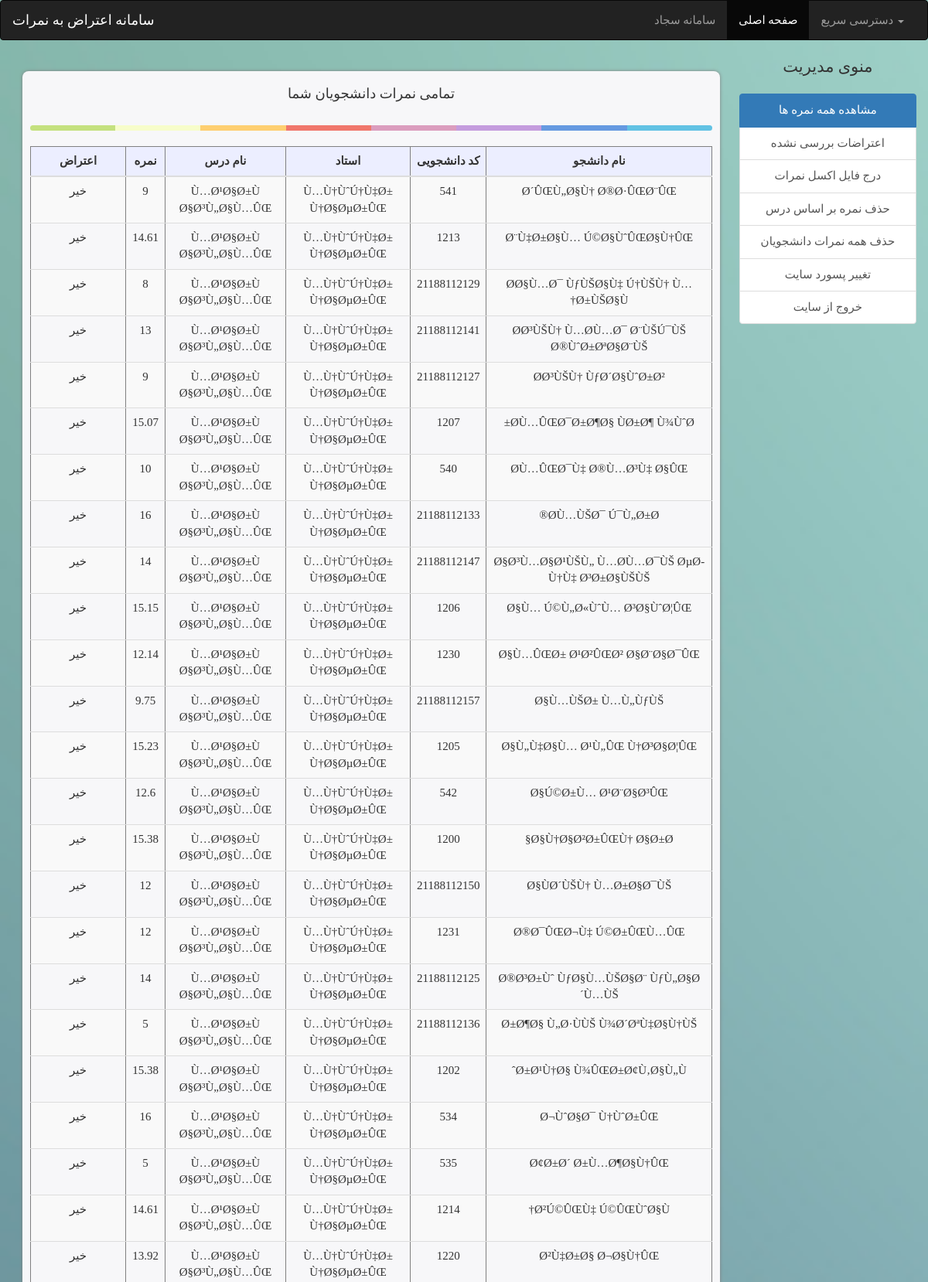
The page /panel/index.php (signed in, upper part) on the database its author committed.
### tables this page shows
CREATE TABLE IF NOT EXISTS `grades` (
  `id` int(11) NOT NULL AUTO_INCREMENT,
  `st_name` varchar(300) NOT NULL,
  `st_code` varchar(150) NOT NULL,
  `st_cmelli` varchar(150) NOT NULL,
  `course` varchar(150) NOT NULL,
  `grade` float NOT NULL,
  `ostad_user_id` int(11) NOT NULL,
  `ostad_name` varchar(200) NOT NULL,
  `eteraz` tinyint(1) NOT NULL DEFAULT '0',
  `st_note` varchar(3500) NOT NULL,
  `ostad_note` varchar(3500) NOT NULL,
  PRIMARY KEY (`id`),
  KEY `ostad_user_id` (`ostad_user_id`),
  KEY `ostad_name` (`ostad_name`)
);

### panel/index.php (the view, shortened to what this page needs)
<!DOCTYPE html PUBLIC "-//W3C//DTD XHTML 1.0 Transitional//EN" "http://www.w3.org/TR/xhtml1/DTD/xhtml1-transitional.dtd">
<html xmlns="http://www.w3.org/1999/xhtml">
<head>
<link rel="stylesheet" href="/bootstrap/css/bootstrap.min.css">
<link rel="stylesheet" href="../style.css">
</head>
<body>
<nav class="navbar navbar-inverse">
  <div class="container-fluid">
    <div class="navbar-header">
      <a class="navbar-brand" href="../" style="color:#FFF">سامانه اعتراض به نمرات</a>
    </div>
    <div class="collapse navbar-collapse" id="bs-example-navbar-collapse-1">
      <ul class="nav navbar-nav navbar-right">
        <li><a href="https://edu.uast.ac.ir/">سامانه سجاد</a></li>
        <li class="active"><a href="../">صفحه اصلی <span class="sr-only">(current)</span></a></li>
        <li class="dropdown">
          <a href="#" class="dropdown-toggle" data-toggle="dropdown" role="button" aria-haspopup="true" aria-expanded="false">دسترسی سریع <span class="caret"></span></a>
        </li>
      </ul>
    </div>
  </div>
</nav>
<div class="wrapper">
			<?php
			if(isset($_SESSION['ostad']) && $_SESSION['ostad'] == true){
				?>
                <div class="menur">
            <div class="col-md-2" dir="rtl"  align="center">
                <p class="lead" style="font-family:Tahoma" align="center" >منوی مدیریت</p>
                <div class="list-group"  >
                    <a href="../panel/" class="list-group-item active">مشاهده همه نمره ها</a>
                    <a href="../panel/re-mark_requests.php" class="list-group-item">اعتراضات بررسی نشده</a>
                    <a href="../panel/import.php" class="list-group-item">درج فایل اکسل نمرات</a>
                     <a href="../panel/delete_course_by_name.php" class="list-group-item ">حذف نمره بر اساس درس</a>
                                     <a href="../panel/delete_all.php" class="list-group-item">حذف همه نمرات دانشجویان</a>
              <a href="../panel/change-pwd.php" class="list-group-item">تغییر پسورد سایت</a>       <a href="../panel/sign_out.php" class="list-group-item">خروج از سایت</a>
                </div>
            </div></div> <div class="menul" >
         <?php       }   ?>
<div id="lcontainer"  align="center" style="width:94%; min-height:400px;  float:none;" >
			<?php
		if(isset($_SESSION['ostad']) && $_SESSION['ostad'] == true){
			?>
  <?php
			$result=mysql_query("SELECT * FROM grades where ostad_user_id=".$_SESSION['ostad_id']." ORDER BY course, st_name");
			$num_rows = mysql_num_rows($result);
			if ($num_rows>0){
				echo    '
				<h4 class="form-signin-heading">تمامی نمرات دانشجویان شما</h4>
		<hr class="colorgraph">
				<table border="1"  width="85%" dir="rtl" class="table table-striped">
  <thead class="thead-default">
				          <tr bgcolor="#eceeff">
    <th style="text-align:center;">نام دانشجو</th>
    <th style="text-align:center;">کد دانشجویی</th>
    <th style="text-align:center;">استاد</th>
     <th style="text-align:center;">نام درس</th>
      <th style="text-align:center;">نمره</th>
      <th style="text-align:center;" width="14%">اعتراض</th>
  </tr></thead>
				';
			while($test = mysql_fetch_array($result))
			{   if ($test['eteraz']=="1") echo "<tr align='center' style='background:pink;' class='highlight1' >             ";
		  if ($test['eteraz']=="0") 	echo "<tr align='center'>";
				echo"<td>" .$test['st_name']."</td>";
				echo"<td>" .$test['st_code']."</td>";
				echo"<td>". $test['ostad_name']. "</td>";
				echo"<td>". $test['course']. "</td>";
				echo"<td>". $test['grade']. "</td>";
	 if ($test['eteraz']=="0")  echo "<td width="."'10%'".">    خیر </td>";
				echo "</tr>";
			} } else echo '<div  id="inner"  class="alert alert-success" role="alert" style="width:420px;"  align="center"  >
  <span class="glyphicon glyphicon-share" aria-hidden="true"></span>
  <span class="sr-only">Error:</span> <br><br> هیچ نمره ای برای نمایش در سامانه درج نشده است.در صورت نیاز فایل اکسل خود را برای درج نمرات وارد سامانه کنید </div>';
			}   else { echo '    <div id="inner"  class="alert alert-danger" role="alert" style="width:420px;"  align="center"   >
  <span class="glyphicon glyphicon-exclamation-sign" aria-hidden="true"></span>
  <span class="sr-only"></span><br>
  شما مجوز ورود به این بخش را ندارید
</div>   ';}
			?>
</table>
</div>
  </div></div>
</body>
</html>

### style.css (style rules this page uses)
body { background-image : url('bg.jpg'); background-attachment: fixed; font-family:tahoma; font-size:15px; -webkit-background-size: cover; -moz-background-size: cover; -o-background-size: cover; background-size: cover; }
#lcontainer { position: relative; width: :400px; margin: 0 auto; min-height: :500px; background-color: #F7F7F9; border-radius: 8px; box-shadow: 0px 0px 4px gray; margin-top: 20px; padding: 10px; align:left; }
div.wrapper { position: relative; }
div.menul { float: left; width: 80%; }
div.menur { position: absolute; right: 0; z-index: 999; width: 24%; }
.form-signin-heading { text-align:center; margin-bottom: 30px; }
.colorgraph { height: 7px; border-top: 0; background: #c4e17f; border-radius: 5px; background-image: -webkit-linear-gradient(left, #c4e17f, #c4e17f 12.5%, #f7fdca 12.5%, #f7fdca 25%, #fecf71 25%, #fecf71 37.5%, #f0776c 37.5%, #f0776c 50%, #db9dbe 50%, #db9dbe 62.5%, #c49cde 62.5%, #c49cde 75%, #669ae1 75%, #669ae1 87.5%, #62c2e4 87.5%, #62c2e4); background-image: -moz-linear-gradient(left, #c4e17f, #c4e17f 12.5%, #f7fdca 12.5%, #f7fdca 25%, #fecf71 25%, #fecf71 37.5%, #f0776c 37.5%, #f0776c 50%, #db9dbe 50%, #db9dbe 62.5%, #c49cde 62.5%, #c49cde 75%, #669ae1 75%, #669ae1 87.5%, #62c2e4 87.5%, #62c2e4); background-image: -o-linear-gradient(left, #c4e17f, #c4e17f 12.5%, #f7fdca 12.5%, #f7fdca 25%, #fecf71 25%, #fecf71 37.5%, #f0776c 37.5%, #f0776c 50%, #db9dbe 50%, #db9dbe 62.5%, #c49cde 62.5%, #c49cde 75%, #669ae1 75%, #669ae1 87.5%, #62c2e4 87.5%, #62c2e4); background-image: linear-gradient(to right, #c4e17f, #c4e17f 12.5%, #f7fdca 12.5%, #f7fdca 25%, #fecf71 25%, #fecf71 37.5%, #f0776c 37.5%, #f0776c 50%, #db9dbe 50%, #db9dbe 62.5%, #c49cde 62.5%, #c49cde 75%, #669ae1 75%, #669ae1 87.5%, #62c2e4 87.5%, #62c2e4); }

### rows shown on the page
grades: st_name "Ø´ÛŒÙ„Ø§Ù† Ø®Ø·ÛŒØ¨ÛŒ", st_code "541", ostad_name "Ù…Ù†ÙˆÚ†Ù‡Ø± Ù†Ø§ØµØ±ÛŒ", course "Ù…Ø¹Ø§Ø±Ù Ø§Ø³Ù„Ø§Ù…ÛŒ", grade "9", eteraz "خیر"
grades: st_name "Ø¨Ù‡Ø±Ø§Ù… Ú©Ø§ÙˆÛŒØ§Ù†ÛŒ", st_code "1213", ostad_name "Ù…Ù†ÙˆÚ†Ù‡Ø± Ù†Ø§ØµØ±ÛŒ", course "Ù…Ø¹Ø§Ø±Ù Ø§Ø³Ù„Ø§Ù…ÛŒ", grade "14.61", eteraz "خیر"
grades: st_name "Ø­Ø§Ù…Ø¯ ÙƒÙŠØ§Ù‡ Ú†ÙŠÙ† Ù…Ø±ÙŠØ§Ù†", st_code "21188112129", ostad_name "Ù…Ù†ÙˆÚ†Ù‡Ø± Ù†Ø§ØµØ±ÛŒ", course "Ù…Ø¹Ø§Ø±Ù Ø§Ø³Ù„Ø§Ù…ÛŒ", grade "8", eteraz "خیر"
grades: st_name "Ø­Ø³ÙŠÙ† Ù…Ø­Ù…Ø¯ Ø¨ÙŠÚ¯ÙŠ Ø®ÙˆØ±ØªØ§Ø¨ÙŠ", st_code "21188112141", ostad_name "Ù…Ù†ÙˆÚ†Ù‡Ø± Ù†Ø§ØµØ±ÛŒ", course "Ù…Ø¹Ø§Ø±Ù Ø§Ø³Ù„Ø§Ù…ÛŒ", grade "13", eteraz "خیر"
grades: st_name "Ø­Ø³ÙŠÙ† ÙƒØ´Ø§ÙˆØ±Ø²", st_code "21188112127", ostad_name "Ù…Ù†ÙˆÚ†Ù‡Ø± Ù†Ø§ØµØ±ÛŒ", course "Ù…Ø¹Ø§Ø±Ù Ø§Ø³Ù„Ø§Ù…ÛŒ", grade "9", eteraz "خیر"
grades: st_name "Ø­Ù…ÛŒØ¯Ø±Ø¶Ø§ ÙØ±Ø¶ Ù¾ÙˆØ±", st_code "1207", ostad_name "Ù…Ù†ÙˆÚ†Ù‡Ø± Ù†Ø§ØµØ±ÛŒ", course "Ù…Ø¹Ø§Ø±Ù Ø§Ø³Ù„Ø§Ù…ÛŒ", grade "15.07", eteraz "خیر"
grades: st_name "Ø­Ù…ÛŒØ¯Ù‡ Ø®Ù…Ø³Ù‡ Ø§ÛŒ", st_code "540", ostad_name "Ù…Ù†ÙˆÚ†Ù‡Ø± Ù†Ø§ØµØ±ÛŒ", course "Ù…Ø¹Ø§Ø±Ù Ø§Ø³Ù„Ø§Ù…ÛŒ", grade "10", eteraz "خیر"
grades: st_name "Ø­Ù…ÙŠØ¯ Ú¯Ù„Ø±Ø®", st_code "21188112133", ostad_name "Ù…Ù†ÙˆÚ†Ù‡Ø± Ù†Ø§ØµØ±ÛŒ", course "Ù…Ø¹Ø§Ø±Ù Ø§Ø³Ù„Ø§Ù…ÛŒ", grade "16", eteraz "خیر"
grades: st_name "Ø§Ø³Ù…Ø§Ø¹ÙŠÙ„ Ù…Ø­Ù…Ø¯ÙŠ ØµØ­Ù†Ù‡ Ø³Ø±Ø§ÙŠÙŠ", st_code "21188112147", ostad_name "Ù…Ù†ÙˆÚ†Ù‡Ø± Ù†Ø§ØµØ±ÛŒ", course "Ù…Ø¹Ø§Ø±Ù Ø§Ø³Ù„Ø§Ù…ÛŒ", grade "14", eteraz "خیر"
grades: st_name "Ø§Ù… Ú©Ù„Ø«ÙˆÙ… Ø³Ø§ÙˆØ¦ÛŒ", st_code "1206", ostad_name "Ù…Ù†ÙˆÚ†Ù‡Ø± Ù†Ø§ØµØ±ÛŒ", course "Ù…Ø¹Ø§Ø±Ù Ø§Ø³Ù„Ø§Ù…ÛŒ", grade "15.15", eteraz "خیر"
grades: st_name "Ø§Ù…ÛŒØ± Ø¹Ø²ÛŒØ² Ø§Ø¨Ø§Ø¯ÛŒ", st_code "1230", ostad_name "Ù…Ù†ÙˆÚ†Ù‡Ø± Ù†Ø§ØµØ±ÛŒ", course "Ù…Ø¹Ø§Ø±Ù Ø§Ø³Ù„Ø§Ù…ÛŒ", grade "12.14", eteraz "خیر"
grades: st_name "Ø§Ù…ÙŠØ± Ù…Ù„ÙƒÙŠ", st_code "21188112157", ostad_name "Ù…Ù†ÙˆÚ†Ù‡Ø± Ù†Ø§ØµØ±ÛŒ", course "Ù…Ø¹Ø§Ø±Ù Ø§Ø³Ù„Ø§Ù…ÛŒ", grade "9.75", eteraz "خیر"
grades: st_name "Ø§Ù„Ù‡Ø§Ù… Ø¹Ù„ÛŒ Ù†Ø³Ø§Ø¦ÛŒ", st_code "1205", ostad_name "Ù…Ù†ÙˆÚ†Ù‡Ø± Ù†Ø§ØµØ±ÛŒ", course "Ù…Ø¹Ø§Ø±Ù Ø§Ø³Ù„Ø§Ù…ÛŒ", grade "15.23", eteraz "خیر"
grades: st_name "Ø§Ú©Ø±Ù… Ø¹Ø¨Ø§Ø³ÛŒ", st_code "542", ostad_name "Ù…Ù†ÙˆÚ†Ù‡Ø± Ù†Ø§ØµØ±ÛŒ", course "Ù…Ø¹Ø§Ø±Ù Ø§Ø³Ù„Ø§Ù…ÛŒ", grade "12.6", eteraz "خیر"
grades: st_name "Ø§Ù†Ø§Ø²Ø±ÛŒÙ† Ø§Ø±Ø§", st_code "1200", ostad_name "Ù…Ù†ÙˆÚ†Ù‡Ø± Ù†Ø§ØµØ±ÛŒ", course "Ù…Ø¹Ø§Ø±Ù Ø§Ø³Ù„Ø§Ù…ÛŒ", grade "15.38", eteraz "خیر"
grades: st_name "Ø§ÙØ´ÙŠÙ† Ù…Ø±Ø§Ø¯ÙŠ", st_code "21188112150", ostad_name "Ù…Ù†ÙˆÚ†Ù‡Ø± Ù†Ø§ØµØ±ÛŒ", course "Ù…Ø¹Ø§Ø±Ù Ø§Ø³Ù„Ø§Ù…ÛŒ", grade "12", eteraz "خیر"
grades: st_name "Ø®Ø¯ÛŒØ¬Ù‡ Ú©Ø±ÛŒÙ…ÛŒ", st_code "1231", ostad_name "Ù…Ù†ÙˆÚ†Ù‡Ø± Ù†Ø§ØµØ±ÛŒ", course "Ù…Ø¹Ø§Ø±Ù Ø§Ø³Ù„Ø§Ù…ÛŒ", grade "12", eteraz "خیر"
grades: st_name "Ø®Ø³Ø±Ùˆ ÙƒØ§Ù…ÙŠØ§Ø¨ ÙƒÙ„Ø§Ø´Ù…ÙŠ", st_code "21188112125", ostad_name "Ù…Ù†ÙˆÚ†Ù‡Ø± Ù†Ø§ØµØ±ÛŒ", course "Ù…Ø¹Ø§Ø±Ù Ø§Ø³Ù„Ø§Ù…ÛŒ", grade "14", eteraz "خیر"
grades: st_name "Ø±Ø¶Ø§ Ù„Ø·ÙÙŠ Ù¾Ø´ØªÙ‡Ø§Ù†ÙŠ", st_code "21188112136", ostad_name "Ù…Ù†ÙˆÚ†Ù‡Ø± Ù†Ø§ØµØ±ÛŒ", course "Ù…Ø¹Ø§Ø±Ù Ø§Ø³Ù„Ø§Ù…ÛŒ", grade "5", eteraz "خیر"
grades: st_name "Ø±Ø¹Ù†Ø§ Ù¾ÛŒØ±Ø¢Ù‚Ø§Ù„Ùˆ", st_code "1202", ostad_name "Ù…Ù†ÙˆÚ†Ù‡Ø± Ù†Ø§ØµØ±ÛŒ", course "Ù…Ø¹Ø§Ø±Ù Ø§Ø³Ù„Ø§Ù…ÛŒ", grade "15.38", eteraz "خیر"
grades: st_name "Ø¬ÙˆØ§Ø¯ Ù†ÙˆØ±ÛŒ", st_code "534", ostad_name "Ù…Ù†ÙˆÚ†Ù‡Ø± Ù†Ø§ØµØ±ÛŒ", course "Ù…Ø¹Ø§Ø±Ù Ø§Ø³Ù„Ø§Ù…ÛŒ", grade "16", eteraz "خیر"
grades: st_name "Ø¢Ø±Ø´ Ø±Ù…Ø¶Ø§Ù†ÛŒ", st_code "535", ostad_name "Ù…Ù†ÙˆÚ†Ù‡Ø± Ù†Ø§ØµØ±ÛŒ", course "Ù…Ø¹Ø§Ø±Ù Ø§Ø³Ù„Ø§Ù…ÛŒ", grade "5", eteraz "خیر"
grades: st_name "Ø²Ú©ÛŒÙ‡ Ú©ÛŒÙˆØ§Ù†", st_code "1214", ostad_name "Ù…Ù†ÙˆÚ†Ù‡Ø± Ù†Ø§ØµØ±ÛŒ", course "Ù…Ø¹Ø§Ø±Ù Ø§Ø³Ù„Ø§Ù…ÛŒ", grade "14.61", eteraz "خیر"
grades: st_name "Ø²Ù‡Ø±Ø§ Ø¬Ø§Ù†ÛŒ", st_code "1220", ostad_name "Ù…Ù†ÙˆÚ†Ù‡Ø± Ù†Ø§ØµØ±ÛŒ", course "Ù…Ø¹Ø§Ø±Ù Ø§Ø³Ù„Ø§Ù…ÛŒ", grade "13.92", eteraz "خیر"
